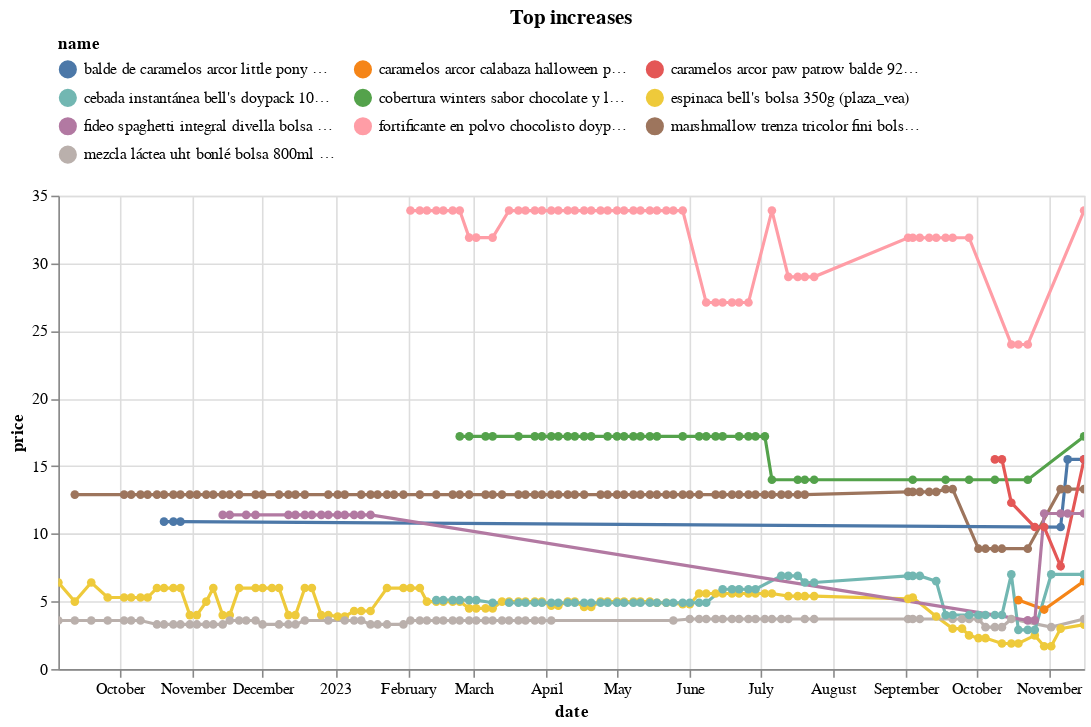

Write notebook code for a chart like this one.
### Code cell
(top_changes
 .sort_values('change')
 .tail(10)
 .pipe(plot_changes, 'Top increases')
)

### Figure 1 — Vega-Lite specification as saved in the notebook (floating-point values rounded to 4 significant figures; data arrays with more than 128 entries replaced by an {"elided": "..."} marker saying what was removed)
{"config": {"view": {"continuousWidth": 300, "continuousHeight": 300}, "legend": {"columns": 3, "orient": "top"}}, "data": {"name": "data-87d5533645d61b59038019d6c4a80956"}, "mark": {"type": "line", "point": true}, "encoding": {"color": {"field": "name", "scale": {"domain": ["balde de caramelos arcor little pony paquete 92g (plaza_vea)", "caramelos arcor calabaza halloween paquete 250g (plaza_vea)", "caramelos arcor paw patrow balde 92g (plaza_vea)", "cebada instantánea bell's doypack 100g (plaza_vea)", "cobertura winters sabor chocolate y leche bolsa 500g (plaza_vea)", "espinaca bell's bolsa 350g (plaza_vea)", "fideo spaghetti integral divella bolsa 500g (plaza_vea)", "fortificante en polvo chocolisto doypack 1160g (plaza_vea)", "marshmallow trenza tricolor fini bolsa 250g (plaza_vea)", "mezcla láctea uht bonlé bolsa 800ml (plaza_vea)"]}, "type": "nominal"}, "tooltip": [{"field": "name", "type": "nominal"}, {"field": "price", "type": "quantitative"}, {"field": "last_price", "type": "quantitative"}], "x": {"field": "date", "type": "temporal"}, "y": {"field": "price", "type": "quantitative"}}, "params": [{"name": "param_5", "select": {"type": "point", "fields": ["name"]}, "bind": "legend"}, {"name": "param_6", "select": {"type": "interval", "encodings": ["x", "y"]}, "bind": "scales"}], "title": "Top increases", "transform": [{"filter": {"param": "param_5"}}], "width": 650, "$schema": "https://vega.github.io/schema/vega-lite/v5.15.1.json", "datasets": {"data-87d5533645d61b59038019d6c4a80956": {"elided": "458 records"}}}
